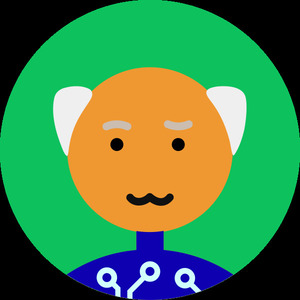
#> input picture photos/p0.jpg, 300 x 300 px
$ python autocrop_calib.py photos/p0.jpg
#> lines starting #> are read from the running program, lines starting #| are printed output that depends on the picture
#!/usr/bin/env python3

# GUI app, designed to manually find correct parameters for face detection

# 1 argument required: full filename

#----------------------------------------------
# Default Parameters, will be adjusted with trackbars
# see https://docs.opencv.org/3.4/d1/de5/classcv_1_1CascadeClassifier.html

# will be adjusted to 1/20 of image width
tb_minBBsize=60
# will be adjusted to 1/2 of image width
tb_maxBBsize=120

tb_scaleFactor=2.0
tb_minNeighbors=5
#----------------------------------------------

import os
import sys
import cv2
import pathlib
from pathlib import Path

# used to adapt large images to the screen
viewScale=1.0

window="calib"
font = cv2.FONT_HERSHEY_SIMPLEX
iterIdx=0
img=None
img2=None
line=30

def printValue( img, txt):
	global line
	cv2.putText( img2, txt, (10,line), font, 0.6, (0,250,250) )
	line=line+20

#=====================================================================
# main detection function
def processDetection():
	global iterIdx,img2,line
	iterIdx=iterIdx+1
	line=30
	img = img_src.copy()

	img2 = cv2.resize(img,  (int(img.shape[1]/viewScale), int(img.shape[0]/viewScale )))
	printValue( img2, str(im_w)+"x"+ str(im_h) )
	printValue( img2, "viewScale="+str(viewScale) )
	printValue( img2, "scale="+str(tb_scaleFactor) )
	printValue( img2, "minNeighbors="+str(tb_minNeighbors) )
	printValue( img2, "minBBsize="+str(tb_minBBsize) )
	printValue( img2, "maxBBsize="+str(tb_maxBBsize) )

# this does not work, but it should! (?)
# see https://docs.opencv.org/4.6.0/da/d54/group__imgproc__transform.html#ga47a974309e9102f5f08231edc7e7529d
#	img2 = cv2.resize(img, None, 1.0/viewScale, 1.0/viewScale )

	face = face_classifier.detectMultiScale(
		gray_image
		,scaleFactor=tb_scaleFactor
		,minNeighbors=tb_minNeighbors
		,minSize=(tb_minBBsize, tb_minBBsize)
		,maxSize=(tb_maxBBsize, tb_maxBBsize)
	)
	if len(face) == 0:
		print( "Failed to find face!")
	else:
		print( "Found", face.shape[0], "face" )
		idx=0
		for (x, y, w, h) in face:
			print( " -face",idx,": ", face[idx] )
			x1=int(x/viewScale)
			y1=int(y/viewScale)
			w1=int(w/viewScale)
			h1=int(h/viewScale)
			cv2.putText( img2, str(w)+"x"+str(h), (x1,y1), font, 1.0, (0,250,250) )
			cv2.rectangle(img2, (x1, y1), (x1 + w1, y1 + h1), (128, 255, 0), 2)
			deltax=w1/3
			deltay=h1/2
			x0 = int( x1 - deltax   )
			y0 = int( y1 - deltay   )
			w0 = int( w1 + 2*deltax )
			h0 = int( h1 + 2*deltay )
			cv2.rectangle(img2, (x0, y0), (x0 + w0, y0 + h0), (255, 255, 0), 2)
			idx=idx+1

	cv2.imshow(window,img2)

#=====================================================================
# TRACKBAR CALLBACK FUNCTIONS

# scaleFactor
def on_trackbar_sf(val):
	if iterIdx != 0:
		global tb_scaleFactor
		tb_scaleFactor = (val+11) / 10
#		print( "scale factor=", tb_scaleFactor )
		processDetection()
		if img != None:
			cv2.imshow( window, img2 )

# minNeighbors
def on_trackbar_mn(val):
	if iterIdx != 0:
		global tb_minNeighbors
		tb_minNeighbors = val
#		print( "minNeighbors=", tb_minNeighbors )
		processDetection()
		if img != None:
			cv2.imshow( window, img2 )

# minSize
def on_trackbar_min(val):
	if iterIdx != 0:
		global tb_minBBsize
		tb_minBBsize = val
#		print( "minBBsize=", tb_minBBsize )
		processDetection()
		if img != None:
			cv2.imshow( window, img2 )
'''
# maxSize
def on_trackbar_max(val):
	if iterIdx != 0:
		global tb_maxBBsize
		tb_maxBBsize = val
		print( "maxBBsize=", tb_maxBBsize )
		processDetection()
		if img != None:
			cv2.imshow( window, img2 )
'''

#=====================================================================
# BEGIN

import tkinter
app = tkinter.Tk()
s_width  = app.winfo_screenwidth()-100
s_height = app.winfo_screenheight()-250

if( len(sys.argv) != 2 ):
	print( "Error, require 1 argument: filename" )
	exit(1)

fullfname = sys.argv[1]

img_src = cv2.imread(fullfname)
#> img_src is the input picture: shape (300, 300, 3); mean B, G, R 75, 133.1, 71.3
if img_src is None:
	print( "failed to read image, quitting..." )
	exit(2)

print( "input image size=", img_src.size, " size=", img_src.shape, "w=", img_src.shape[1]  )
#| input image size= 270000  size= (300, 300, 3) w= 300

im_w = img_src.shape[1]
#> im_w = 300
im_h = img_src.shape[0]
#> im_h = 300

if (im_w>s_width or im_h>s_height):
	k_w = im_w/s_width
	k_h = im_h/s_height
	print("k_w=",k_w, " k_h=", k_h )
	viewScale=k_w
	if k_h>k_w:
		viewScale=k_h
	print("view scale factor=", viewScale )


gray_image = cv2.cvtColor(img_src, cv2.COLOR_BGR2GRAY)
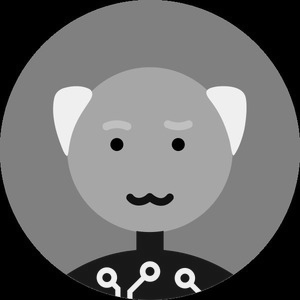
#> gray_image: shape (300, 300); min 0, max 251, mean 108

tb_minBBsize=int(img_src.shape[1]/20)
#> tb_minBBsize = 15
tb_maxBBsize=int(img_src.shape[1]/2)
#> tb_maxBBsize = 150

cv2.namedWindow(window)

cv2.createTrackbar( "Scale Factor",  window , int(tb_scaleFactor*10), 50, on_trackbar_sf)
cv2.createTrackbar( "min Neighbors", window , tb_minNeighbors,        40, on_trackbar_mn)
cv2.createTrackbar( "min size",      window , tb_minBBsize,           int(img_src.shape[1]/2), on_trackbar_min )
#cv2.createTrackbar( "max size",      window , tb_maxBBsize,           int(img_src.shape[1]/2), on_trackbar_max )

face_classifier = cv2.CascadeClassifier(
	cv2.data.haarcascades + "haarcascade_frontalface_default.xml"
)

while True:
	processDetection()
#> in printValue (call 6), `cv2.putText( img2, txt, (10,line), font, 0.6, (0,250,250) )`:
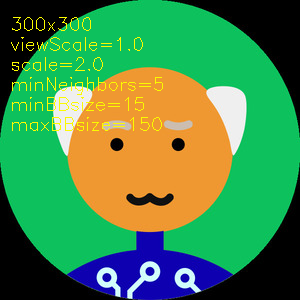
#> img2: shape (300, 300, 3); mean B, G, R 73.3, 134.8, 74.3
#> in processDetection, `face = face_classifier.detectMultiScale( gray_image ,scaleFactor=tb_sc..`: face = ()
	key=cv2.waitKey(0)
#> (key Esc is pressed here)
	if key == 27:
		break

$ run again, on photos/p12.jpg
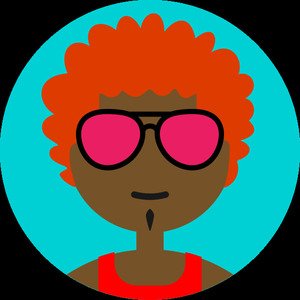
#> input picture photos/p12.jpg, 300 x 300 px
#> img_src is the input picture: shape (300, 300, 3); mean B, G, R 83.3, 95.7, 79.6
#| input image size= 270000  size= (300, 300, 3) w= 300
#> `gray_image = cv2.cvtColor(img_src, cv2.COLOR_BGR2GRAY)`:
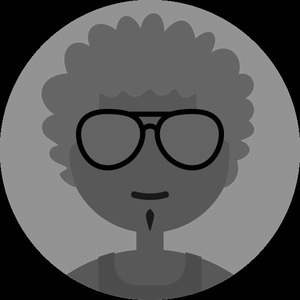
#> gray_image: shape (300, 300); min 0, max 168, mean 89.4
#> in printValue (call 6), `cv2.putText( img2, txt, (10,line), font, 0.6, (0,250,250) )`:
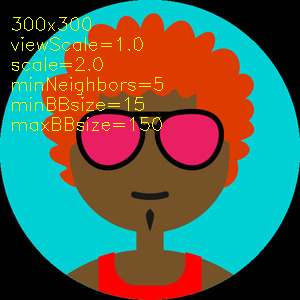
#> img2: shape (300, 300, 3); mean B, G, R 82.1, 98.8, 82.1
#> face = ()
